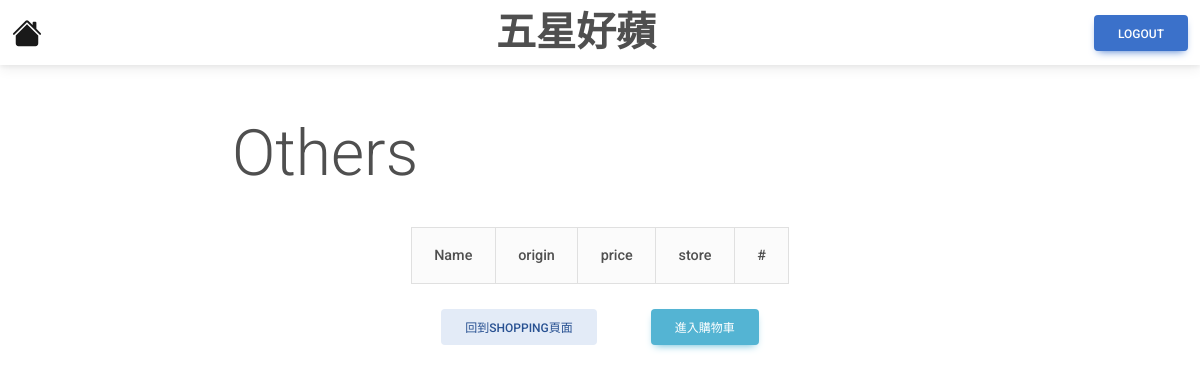
The page /product/others on the database as committed earlier.
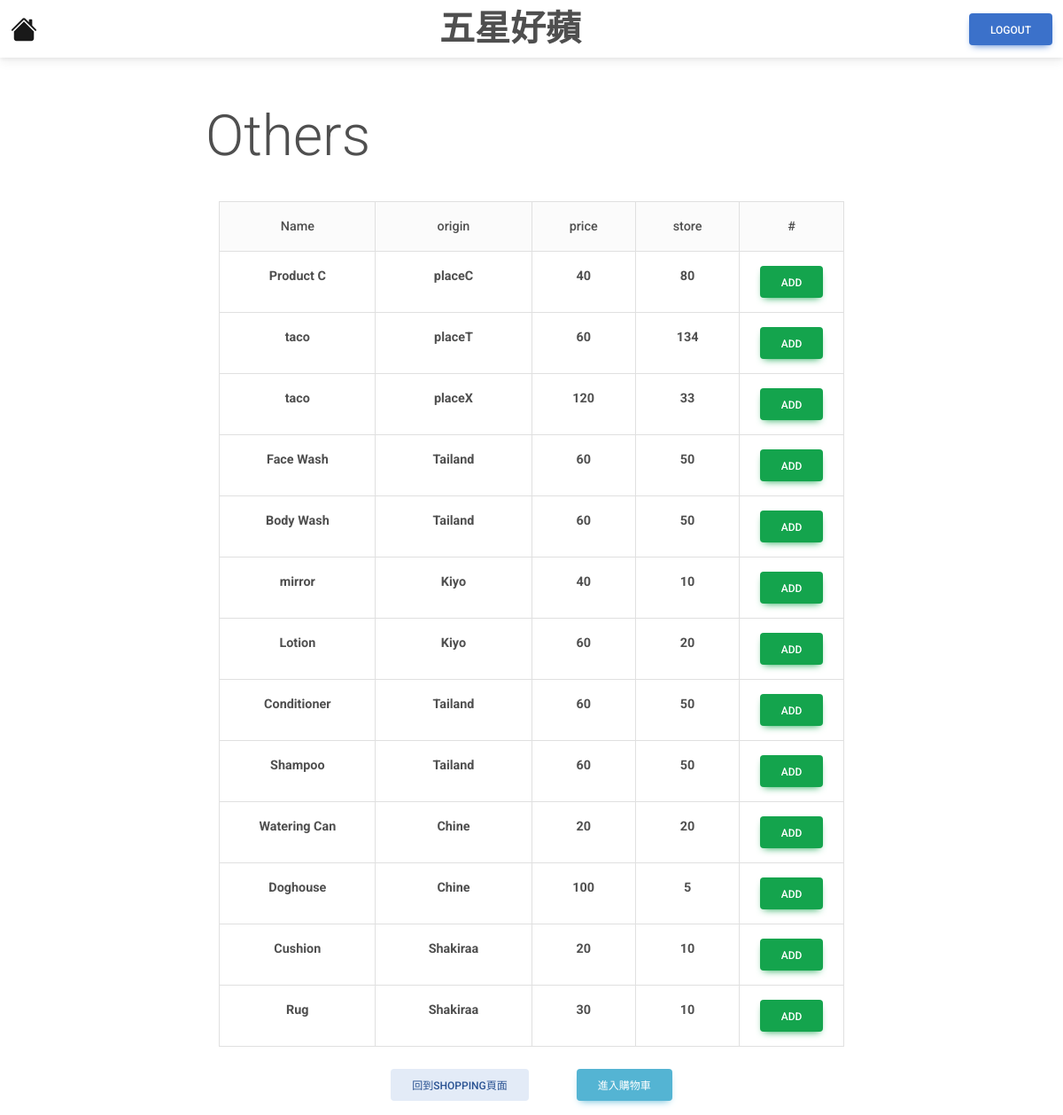
The same page on the database as committed later.
### tables this page shows
CREATE TABLE Product
(
product_id      INTEGER           PRIMARY KEY  AUTOINCREMENT,
seller_email    VARCHAR(255)      NOT NULL,
product_name    VARCHAR(255)      NOT NULL,
type_id         INTEGER           NOT NULL,
store           INTEGER           NOT NULL,
price           INTEGER           NOT NULL,
origin          VARCHAR(255)      NOT NULL,
FOREIGN KEY(type_id) REFERENCES Type(type_id)
FOREIGN KEY(seller_email) REFERENCES User(email)
);

### category.py (the view)
@app.route('/product/others')
def others():
    con = sqlite3.connect("database.db")
    con.row_factory = sqlite3.Row
    cur = con.cursor()
    cur.execute("SELECT product_id, * FROM Product WHERE type_id = 4")
    rows = cur.fetchall()
    con.close()
    return render_template("Others.html",rows=rows)

### templates/Others.html (shortened to what this page needs)
<!DOCTYPE html>
<html lang="en">
<head>
    <link href="https://cdnjs.cloudflare.com/ajax/libs/font-awesome/6.0.0/css/all.min.css" rel="stylesheet"/>
    <link href="https://cdnjs.cloudflare.com/ajax/libs/mdb-ui-kit/6.4.0/mdb.min.css" rel="stylesheet"/>
</head>
<body>
    <nav class="navbar bg-body-tertiary">
        <div class="container-fluid">
            <a class="navbar-brand" href="{{url_for('home')}}">
            </a>
            <h1 style="margin: auto;"><strong>五星好蘋</strong></h1>
            <a href="{{url_for('logout')}}" class="btn btn-primary">Logout</a>
        </div>
    </nav>
    <br><br><h1 style="margin-right: 550px; text-align: center;"
            class="display-3">Others</h1><br>
    <table class="table table-bordered text-center" style="width: auto; margin: auto;">
        <thead class="bg-light">
            <tr>
                <th>Name</th>
                <th>origin</th>
                <th>price</th>
                <th>store</th>
                <th>#</th>
            </tr>
        </thead>
        <tbody>
            {% for row in rows %}
                <tr>
                <td class="col-3"><strong>{{ row["product_name"] }} </strong></td>
                <td class="col-3"><strong>{{ row["origin"] }} </strong></td>
                <td class="col-2"><strong>{{ row["price"] }} </strong></td>
                <td class="col-2"><strong>{{ row["store"] }} </strong></td>
                <td class="col-2">
                    <form action="/add" method="POST">
                            <button type="submit" class="btn btn-success"> Add </button>
                    </form>
                </td>
                </tr>
            {% endfor %}
        </tbody>
    </table>
    <br><p style="text-align: center">
        <a href="{{url_for('product')}}" class="btn btn-secondary" style="margin-right: 50px">回到Shopping頁面</a>
        <a href="{{url_for('shoppingCart')}}" class="btn btn-info">進入購物車</a>
    </p>
</body>
</html>

Rows that differ between the two databases and show on the page:
now on this page (row edited): Product: product_name "Product C", origin "placeC", price "40", store "80"
added Product: product_name "taco", origin "placeT", price "60", store "134"
added Product: product_name "taco", origin "placeX", price "120", store "33"
added Product: product_name "Face Wash", origin "Tailand", price "60", store "50"
added Product: product_name "Body Wash", origin "Tailand", price "60", store "50"
added Product: product_name "mirror", origin "Kiyo", price "40", store "10"
added Product: product_name "Lotion", origin "Kiyo", price "60", store "20"
added Product: product_name "Conditioner", origin "Tailand", price "60", store "50"
added Product: product_name "Shampoo", origin "Tailand", price "60", store "50"
added Product: product_name "Watering Can", origin "Chine", price "20", store "20"
added Product: product_name "Doghouse", origin "Chine", price "100", store "5"
added Product: product_name "Cushion", origin "Shakiraa", price "20", store "10"
added Product: product_name "Rug", origin "Shakiraa", price "30", store "10"
